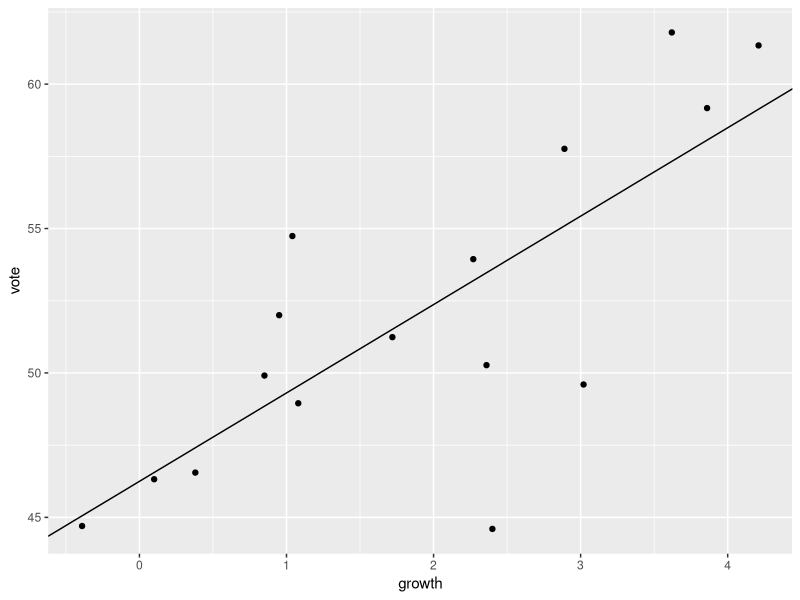
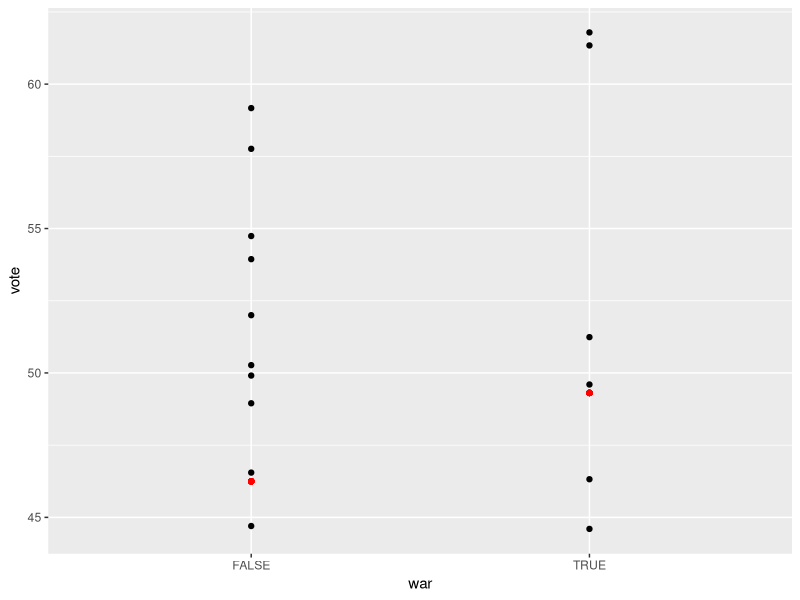
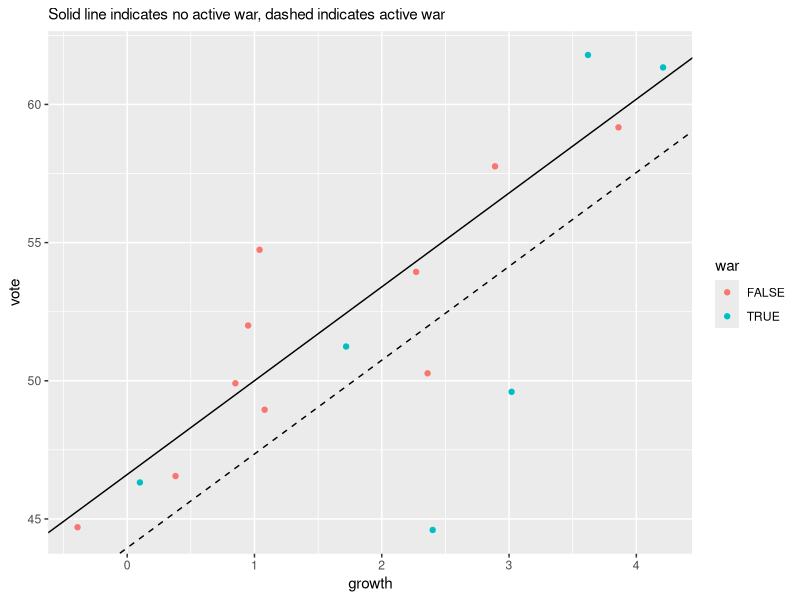
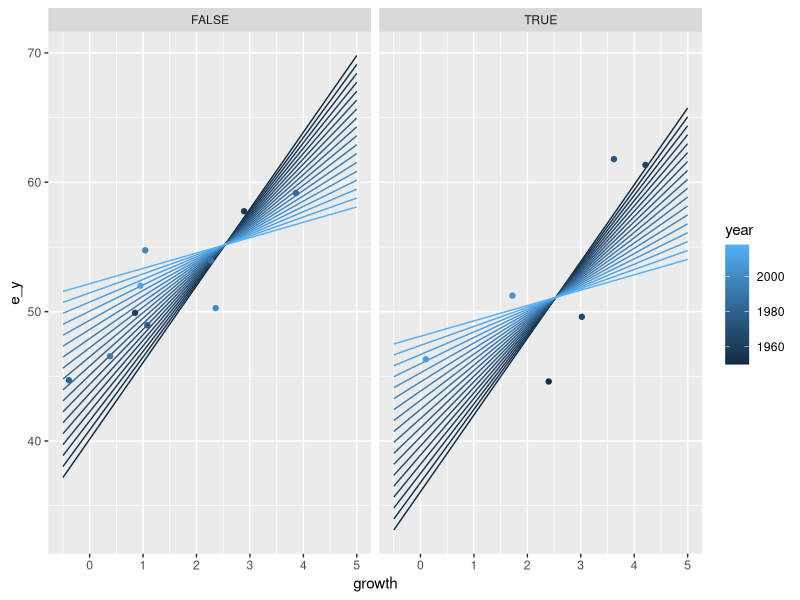
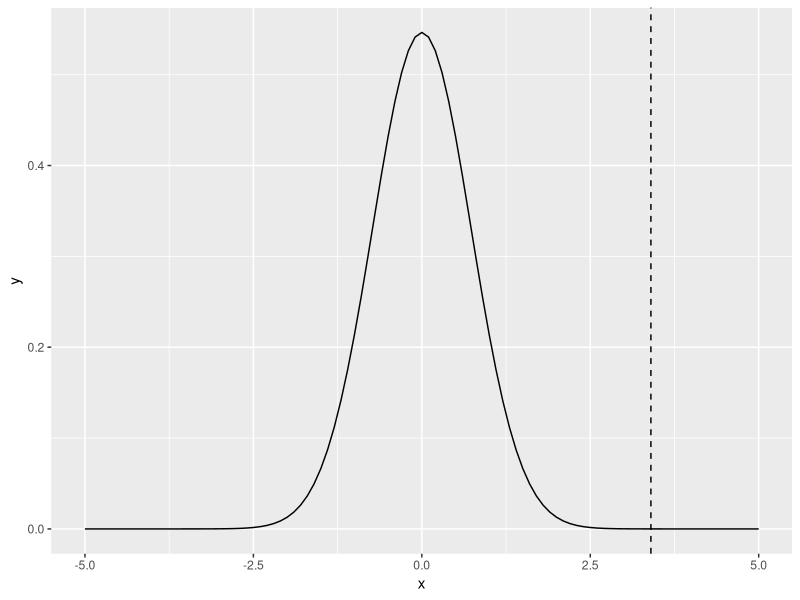

Write the R code that produced these figures, in order.
## ---- chunk 1
library(tidyverse)
### configure for variable text size with chunk option
def.chunk.hook  <- knitr::knit_hooks$get("chunk")
knitr::knit_hooks$set(chunk = function(x, options) {
  x <- def.chunk.hook(x, options)
  ifelse(options$size != "normalsize", paste0("\\", options$size,"\n\n", x, "\n\n \\normalsize"), x)
})
knitr::opts_chunk$set(warning=FALSE, message=FALSE, tidy = TRUE, size = "tiny")
## ---- chunk 2
# read in GHV election data
hibbs<-read_delim("./data/hibbs.dat")

glimpse(hibbs)

m0<-lm(vote ~ growth, data = hibbs)
## ---- chunk 3
## Fit a model with lm
m0<-lm(vote ~ growth, data = hibbs)
coef(m0)
## ---- chunk 4
ggplot(hibbs,
       aes(x = growth, y = vote)) + 
  geom_point() + 
  geom_abline(intercept = coef(m0)[1], slope = coef(m0)[2])
## ---- chunk 5
# add a predictor for major wars
hibbs<-hibbs %>% 
  mutate(war = case_when(
    year >=1950 & year <= 1953 ~ T,
    year >= 1964 & year <= 1975 ~ T,
    year >= 2003 & year <= 2011 ~ T,
    T ~ F # otherwise FALSE
  ))

m1<-lm(vote ~ war, data = hibbs)
## ---- chunk 6
ggplot(hibbs,
       aes(x = war,
           y = vote)) + 
  geom_point() + 
  geom_point(x = FALSE, y = coef(m0)[1], color = "red") + 
  geom_point(x = TRUE, y = coef(m0)[1] + coef(m0)[2], color = "red")
## ---- chunk 7
m2<-lm(vote ~ growth + war, data = hibbs)
coef(m2)
## ---- chunk 8
ggplot(hibbs, 
       aes(x = growth, y = vote, color = war)) + 
  geom_point() + 
  geom_abline(intercept = coef(m2)[1], slope = coef(m2)[2], lty = 1) + 
  geom_abline(intercept = coef(m2)[1] + coef(m2)[3], slope = coef(m2)[2], lty = 2) + 
  labs(subtitle = "Solid line indicates no active war, dashed indicates active war")
## ---- chunk 9
m3<-lm(vote ~ growth + war + growth * war, data = hibbs)
## ---- chunk 10
m4<-lm(vote ~ growth + war + growth * year, data = hibbs)
## ---- chunk 11
# let's simulate some data and generate predictions to better understand the model
year<-seq(1950, 2018, by = 4)
growth<-seq(-0.5, 5, by = 0.1)
war<-c(T, F)
# use expand_grid to make a data.frame with all unique combinations of these vectors
sim_dat<-expand_grid(year, growth, war)
# add expected values with predict
sim_dat<-sim_dat %>% 
  mutate(e_y = predict(m4, sim_dat))
## ---- chunk 12
ggplot(sim_dat,
       aes(x = growth, y = e_y, color = year, group = year)) + 
  geom_line() + 
  facet_wrap(~war) + 
  geom_point(data = hibbs, aes(x = growth, y = vote))
## ---- chunk 13
summary(m2)
## ---- chunk 14
library(broom)
tidy(m2)
## ---- chunk 15
1 - pnorm(3.4, 0, 0.73)
## ---- chunk 16
plot_dat<-data.frame(x = seq(-5, 5, by = 0.1)) %>% 
  mutate(y = dnorm(x, 0, 0.73))

ggplot(plot_dat, aes(x = x, y = y)) + 
  geom_line() + 
  geom_vline(xintercept = 3.4, lty = 2)
## ---- chunk 17
summary(m2)
## ---- chunk 18
tidy(m2)
## CI 
3.4 + 1.96 * 0.73
3.4 - 1.96 * 0.73
